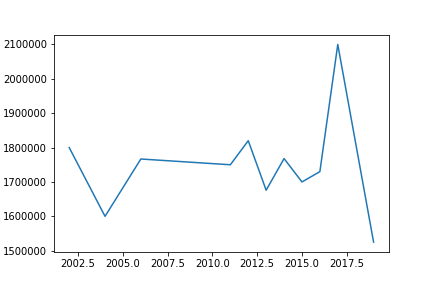

Reproduce this figure in Python.
import pandas as pd
import numpy as np
import matplotlib.pyplot as plt

df = pd.read_csv("http://user.ceng.metu.edu.tr/~ceng240/data/olives.csv").set_index("Year")

filter = np.array(df[df["Olive"] > df["Olive"].mean()])
year = np.array(df[df["Olive"] > df["Olive"].mean()].index)

(fig, ax) = plt.subplots()
ax.plot(year, filter)
fig.savefig("7.2.png", format = "png")
print(year, olive, df["Olive"].mean(), filter)